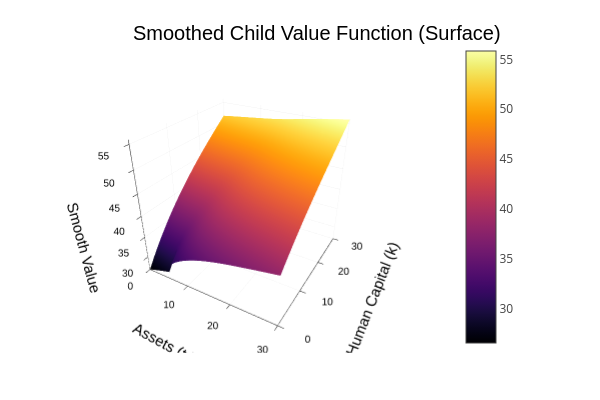
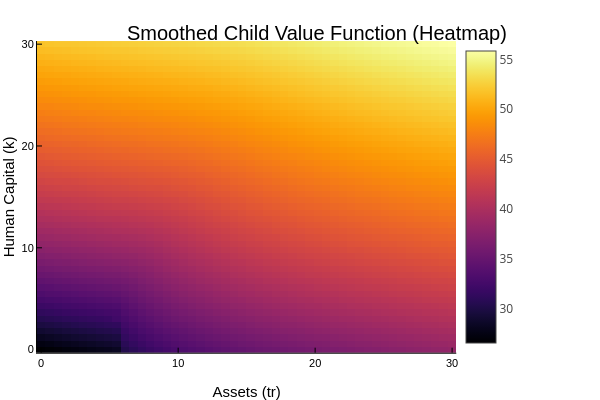

These figures' notebook cell, in order:
### Code cell
function smooth_max_normal(V0, V1, sigma)
    if !isfinite(V0) && !isfinite(V1)
        return -1e8  # or whatever large negative value makes sense
    elseif !isfinite(V0)
        return V1
    elseif !isfinite(V1)
        return V0
    else
        s = sigma * sqrt(2)
        diff = V0 - V1
        P0 = cdf(Normal(0, 1), diff / s)
        P1 = 1 - P0
        phi = pdf(Normal(0, 1), abs(diff) / s)
        return V0 * P0 + V1 * P1 + s * phi
    end
end

function create_child_value_interpolation_normal(child_model::ConSavLaborCollege; sigma=0.15, do_plot=true)
    v_college = child_model.sol_v_college[1, :, :]
    v_work    = child_model.sol_v_work[1, :, :]
    v_child_smooth = similar(v_college)
    for i in axes(v_college, 1), j in axes(v_college, 2)
        v_child_smooth[i, j] = smooth_max_normal(v_college[i, j], v_work[i, j], sigma)
    end
    # Interpolation
    itp = interpolate((child_model.a_grid, child_model.k_grid), v_child_smooth, Gridded(Linear()))
    V_child_interp = extrapolate(itp, Line())
    
    if do_plot
        # Surface Plot
        x = child_model.a_grid
        y = child_model.k_grid
        p1 = surface(x, y, v_child_smooth', xlabel="Assets (tr)", ylabel="Human Capital (k)", zlabel="Smooth Value", title="Smoothed Child Value Function (Surface)")
        display(p1)
        
        # Heatmap
        p2 = heatmap(x, y, v_child_smooth', xlabel="Assets (tr)", ylabel="Human Capital (k)", title="Smoothed Child Value Function (Heatmap)", colorbar=true)
        display(p2)
    end

    return V_child_interp, v_child_smooth
    
end

# Usage:
V_child_interp, v_child_smooth = create_child_value_interpolation_normal(child_model; sigma=0.5, do_plot=true)

### Figure 1 — Plotly figure (JSON) as saved in the notebook; plotly's stock layout.template omitted (floating-point values rounded to 4 significant figures; data arrays with more than 128 entries replaced by an {"elided": "..."} marker saying what was removed)
{"data": [{"colorbar": {"len": 0.8657, "title": "", "x": 0.7605, "y": 0.5087}, "colorscale": {"elided": "256x2 mixed values"}, "name": "y1", "opacity": null, "scene": "scene", "showlegend": false, "showscale": true, "type": "surface", "x": [0, 0.6122, 1.224, 1.837, 2.449, 3.061, 3.673, 4.286, 4.898, 5.51, 6.122, 6.735, 7.347, 7.959, 8.571, 9.184, 9.796, 10.41, 11.02, 11.63, 12.24, 12.86, 13.47, 14.08, 14.69, 15.31, 15.92, 16.53, 17.14, 17.76, 18.37, 18.98, 19.59, 20.2, 20.82, 21.43, 22.04, 22.65, 23.27, 23.88, 24.49, 25.1, 25.71, 26.33, 26.94, 27.55, 28.16, 28.78, 29.39, 30], "xaxis": "x", "y": [0, 0.6122, 1.224, 1.837, 2.449, 3.061, 3.673, 4.286, 4.898, 5.51, 6.122, 6.735, 7.347, 7.959, 8.571, 9.184, 9.796, 10.41, 11.02, 11.63, 12.24, 12.86, 13.47, 14.08, 14.69, 15.31, 15.92, 16.53, 17.14, 17.76, 18.37, 18.98, 19.59, 20.2, 20.82, 21.43, 22.04, 22.65, 23.27, 23.88, 24.49, 25.1, 25.71, 26.33, 26.94, 27.55, 28.16, 28.78, 29.39, 30], "yaxis": "y", "z": {"elided": "50x50 float values"}, "zaxis": "z", "zmax": 55.85, "zmin": 26.61}], "layout": {"annotations": [{"font": {"color": "rgba(0, 0, 0, 1.000)", "family": "sans-serif", "size": 20}, "rotation": 0, "showarrow": false, "text": "Smoothed Child Value Function (Surface)", "x": 0.5275, "xanchor": "center", "xref": "paper", "y": 1, "yanchor": "top", "yref": "paper"}], "height": 400, "legend": {"bgcolor": "rgba(255, 255, 255, 1.000)", "bordercolor": "rgba(0, 0, 0, 1.000)", "borderwidth": 1, "font": {"color": "rgba(0, 0, 0, 1.000)", "family": "sans-serif", "size": 11}, "title": {"font": {"color": "rgba(0, 0, 0, 1.000)", "family": "sans-serif", "size": 15}, "text": ""}, "tracegroupgap": 0, "traceorder": "normal", "x": 1, "xanchor": "auto", "y": 1, "yanchor": "auto"}, "margin": {"b": 20, "l": 0, "r": 0, "t": 20}, "paper_bgcolor": "rgba(255, 255, 255, 1.000)", "plot_bgcolor": "rgba(255, 255, 255, 1.000)", "scene": {"camera": {"eye": {"x": 1.126, "y": -1.95, "z": 1.3}, "projection": "orthographic"}, "domain": {"x": [0.06165, 0.7605], "y": [0.07581, 0.9415]}, "xaxis": {"gridcolor": "rgba(0, 0, 0, 0.100)", "gridwidth": 0.5, "linecolor": "rgba(0, 0, 0, 1.000)", "mirror": false, "range": [0, 30], "showgrid": true, "showline": true, "showticklabels": true, "tickangle": 0, "tickcolor": "rgb(0, 0, 0)", "tickfont": {"color": "rgba(0, 0, 0, 1.000)", "family": "sans-serif", "size": 11}, "tickmode": "array", "ticks": "inside", "ticktext": ["0", "10", "20", "30"], "tickvals": [0, 10, 20, 30], "title": "Assets (tr)", "titlefont": {"color": "rgba(0, 0, 0, 1.000)", "family": "sans-serif", "size": 15}, "type": "-", "visible": true, "zeroline": false, "zerolinecolor": "rgba(0, 0, 0, 1.000)"}, "yaxis": {"gridcolor": "rgba(0, 0, 0, 0.100)", "gridwidth": 0.5, "linecolor": "rgba(0, 0, 0, 1.000)", "mirror": false, "range": [0, 30], "showgrid": true, "showline": true, "showticklabels": true, "tickangle": 0, "tickcolor": "rgb(0, 0, 0)", "tickfont": {"color": "rgba(0, 0, 0, 1.000)", "family": "sans-serif", "size": 11}, "tickmode": "array", "ticks": "inside", "ticktext": ["0", "10", "20", "30"], "tickvals": [0, 10, 20, 30], "title": "Human Capital (k)", "titlefont": {"color": "rgba(0, 0, 0, 1.000)", "family": "sans-serif", "size": 15}, "type": "-", "visible": true, "zeroline": false, "zerolinecolor": "rgba(0, 0, 0, 1.000)"}, "zaxis": {"gridcolor": "rgba(0, 0, 0, 0.100)", "gridwidth": 0.5, "linecolor": "rgba(0, 0, 0, 1.000)", "mirror": false, "range": [26.61, 55.85], "showgrid": true, "showline": true, "showticklabels": true, "tickangle": 0, "tickcolor": "rgb(0, 0, 0)", "tickfont": {"color": "rgba(0, 0, 0, 1.000)", "family": "sans-serif", "size": 11}, "tickmode": "array", "ticks": "inside", "ticktext": ["30", "35", "40", "45", "50", "55"], "tickvals": [30, 35, 40, 45, 50, 55], "title": "Smooth Value", "titlefont": {"color": "rgba(0, 0, 0, 1.000)", "family": "sans-serif", "size": 15}, "type": "-", "visible": true, "zeroline": false, "zerolinecolor": "rgba(0, 0, 0, 1.000)"}}, "showlegend": true, "width": 600}}

### Figure 2 — Plotly figure (JSON) as saved in the notebook; plotly's stock layout.template omitted (floating-point values rounded to 4 significant figures; data arrays with more than 128 entries replaced by an {"elided": "..."} marker saying what was removed)
{"data": [{"colorbar": {"len": 0.8657, "title": "", "x": 0.7605, "y": 0.5087}, "colorscale": {"elided": "256x2 mixed values"}, "name": "y1", "showlegend": false, "showscale": true, "type": "heatmap", "x": [-0.3061, 0.3061, 0.9184, 1.531, 2.143, 2.755, 3.367, 3.98, 4.592, 5.204, 5.816, 6.429, 7.041, 7.653, 8.265, 8.878, 9.49, 10.1, 10.71, 11.33, 11.94, 12.55, 13.16, 13.78, 14.39, 15, 15.61, 16.22, 16.84, 17.45, 18.06, 18.67, 19.29, 19.9, 20.51, 21.12, 21.73, 22.35, 22.96, 23.57, 24.18, 24.8, 25.41, 26.02, 26.63, 27.24, 27.86, 28.47, 29.08, 29.69, 30.31], "xaxis": "x", "y": [-0.3061, 0.3061, 0.9184, 1.531, 2.143, 2.755, 3.367, 3.98, 4.592, 5.204, 5.816, 6.429, 7.041, 7.653, 8.265, 8.878, 9.49, 10.1, 10.71, 11.33, 11.94, 12.55, 13.16, 13.78, 14.39, 15, 15.61, 16.22, 16.84, 17.45, 18.06, 18.67, 19.29, 19.9, 20.51, 21.12, 21.73, 22.35, 22.96, 23.57, 24.18, 24.8, 25.41, 26.02, 26.63, 27.24, 27.86, 28.47, 29.08, 29.69, 30.31], "yaxis": "y", "z": {"elided": "50x50 float values"}, "zmax": 55.85, "zmin": 26.61}], "layout": {"annotations": [{"font": {"color": "rgba(0, 0, 0, 1.000)", "family": "sans-serif", "size": 20}, "rotation": 0, "showarrow": false, "text": "Smoothed Child Value Function (Heatmap)", "x": 0.5275, "xanchor": "center", "xref": "paper", "y": 1, "yanchor": "top", "yref": "paper"}], "height": 400, "legend": {"bgcolor": "rgba(255, 255, 255, 1.000)", "bordercolor": "rgba(0, 0, 0, 1.000)", "borderwidth": 1, "font": {"color": "rgba(0, 0, 0, 1.000)", "family": "sans-serif", "size": 11}, "title": {"font": {"color": "rgba(0, 0, 0, 1.000)", "family": "sans-serif", "size": 15}, "text": ""}, "tracegroupgap": 0, "traceorder": "normal", "x": 1, "xanchor": "auto", "y": 1, "yanchor": "auto"}, "margin": {"b": 20, "l": 0, "r": 0, "t": 20}, "paper_bgcolor": "rgba(255, 255, 255, 1.000)", "plot_bgcolor": "rgba(255, 255, 255, 1.000)", "showlegend": true, "width": 600, "xaxis": {"anchor": "y", "domain": [0.06165, 0.7605], "gridcolor": "rgba(0, 0, 0, 0.100)", "gridwidth": 0.5, "linecolor": "rgba(0, 0, 0, 1.000)", "mirror": false, "range": [-0.3061, 30.31], "showgrid": true, "showline": true, "showticklabels": true, "tickangle": 0, "tickcolor": "rgb(0, 0, 0)", "tickfont": {"color": "rgba(0, 0, 0, 1.000)", "family": "sans-serif", "size": 11}, "tickmode": "array", "ticks": "inside", "ticktext": ["0", "10", "20", "30"], "tickvals": [0, 10, 20, 30], "title": "Assets (tr)", "titlefont": {"color": "rgba(0, 0, 0, 1.000)", "family": "sans-serif", "size": 15}, "type": "-", "visible": true, "zeroline": false, "zerolinecolor": "rgba(0, 0, 0, 1.000)"}, "yaxis": {"anchor": "x", "domain": [0.07581, 0.9415], "gridcolor": "rgba(0, 0, 0, 0.100)", "gridwidth": 0.5, "linecolor": "rgba(0, 0, 0, 1.000)", "mirror": false, "range": [-0.3061, 30.31], "showgrid": true, "showline": true, "showticklabels": true, "tickangle": 0, "tickcolor": "rgb(0, 0, 0)", "tickfont": {"color": "rgba(0, 0, 0, 1.000)", "family": "sans-serif", "size": 11}, "tickmode": "array", "ticks": "inside", "ticktext": ["0", "10", "20", "30"], "tickvals": [0, 10, 20, 30], "title": "Human Capital (k)", "titlefont": {"color": "rgba(0, 0, 0, 1.000)", "family": "sans-serif", "size": 15}, "type": "-", "visible": true, "zeroline": false, "zerolinecolor": "rgba(0, 0, 0, 1.000)"}}}
